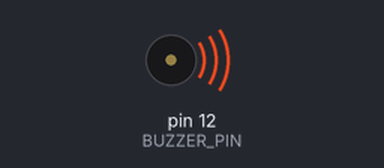
A sketch run on a simulated Arduino Uno, built with avr-gcc and run on an emulated ATmega328P. On the bench: buzzer (waves = sounding).

Above: at 0.2 s.
At 6.42 s:
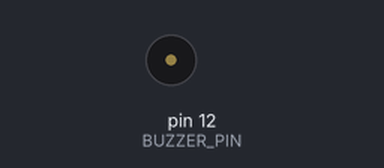
Timing chart, 0 to 6.8 s (numbered marks = the images above):
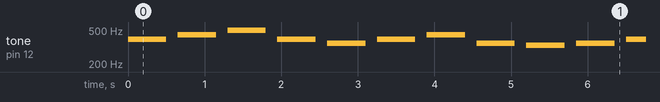

Measured:
- by itself, tone on pin 12 (BUZZER_PIN): plays 392 Hz for 0.50 s, 440 Hz for 0.50 s, 494 Hz for 0.50 s, 392 Hz for 0.50 s, 349 Hz for 0.50 s, 392 Hz for 0.50 s … (176 notes in this stretch)

The sketch:

checkpoint002.ino
```cpp
//#include <tone.h>
#include <Tone32.h>
#define BUZZER_PIN 12
#define BUZZER_CHANNEL 0
#define silence 500

int note[] = {
  NOTE_G4, NOTE_A4, NOTE_B4, NOTE_G4,
  NOTE_F4, NOTE_G4, NOTE_A4, NOTE_F4,
  NOTE_E4, NOTE_F4, NOTE_G4, NOTE_E4,
  NOTE_D4, NOTE_C4,

  NOTE_G4, NOTE_A4, NOTE_B4, NOTE_G4,
  NOTE_F4, NOTE_G4, NOTE_A4, NOTE_F4,
  NOTE_E4, NOTE_F4, NOTE_G4, NOTE_E4,
  NOTE_D4, NOTE_C4
  };

int noteDurations[] = {
  500, 500, 500, 500,
  500, 500, 500, 500,
  500, 500, 500, 500,
  1000, 1000,

  500, 500, 500, 500,
  500, 500, 500, 500,
  500, 500, 500, 500,
  1000, 1000
};

int count;
int num;

void setup()
{
 num = sizeof(note)/sizeof(note[1]);
 count = 0;
}
void loop()
{
 tone(BUZZER_PIN, note[count], noteDurations[count]);
 delay(noteDurations[count] * 1.3);
 count++;
 count = count % num;
}
```
